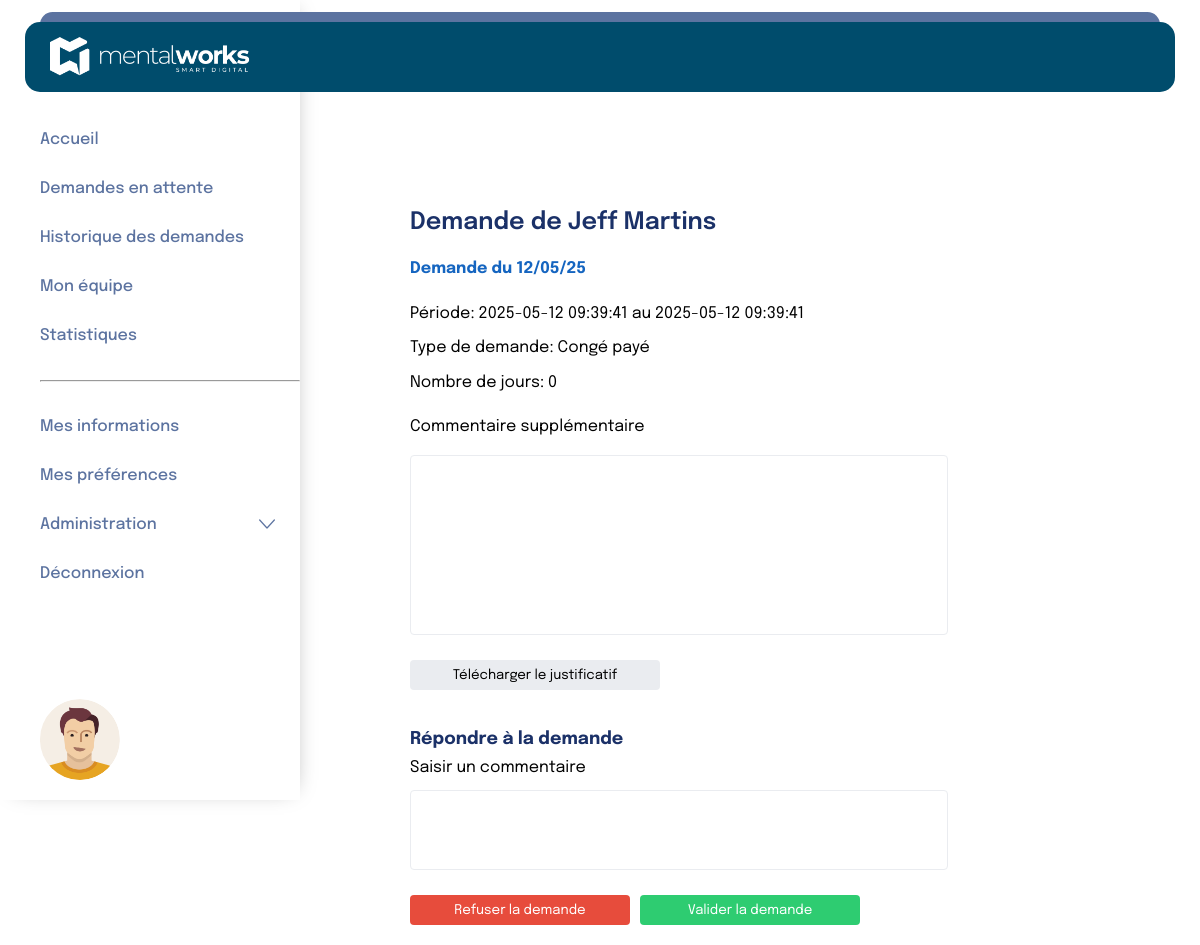
The app's page /pages/manager/consulterDemande.php?id=1 with its own data.
### tables this page shows
CREATE TABLE `request` (
  `id` int(11) NOT NULL,
  `request_type_id` int(11) NOT NULL,
  `collaborator_id` int(11) NOT NULL,
  `department_id` int(11) NOT NULL,
  `created_at` datetime NOT NULL,
  `start_at` datetime NOT NULL,
  `end_at` datetime NOT NULL,
  `period` int(11) NOT NULL,
  `receipt_file` blob DEFAULT NULL,
  `comment` text DEFAULT NULL,
  `answer_comment` text DEFAULT NULL,
  `answer` tinyint(1) DEFAULT NULL,
  `answer_at` datetime DEFAULT NULL
);

CREATE TABLE `person` (
  `id` int(11) NOT NULL,
  `last_name` varchar(100) NOT NULL,
  `first_name` varchar(100) NOT NULL,
  `manager_id` int(11) DEFAULT NULL,
  `department_id` int(11) NOT NULL,
  `position_id` int(11) NOT NULL,
  `alert_new_request` tinyint(1) NOT NULL DEFAULT 0,
  `alert_on_answer` tinyint(1) NOT NULL DEFAULT 0,
  `alert_before_vacation` tinyint(1) NOT NULL DEFAULT 0
);

CREATE TABLE `request_type` (
  `id` int(11) NOT NULL,
  `name` varchar(100) NOT NULL
);

### pages/manager/consulterDemande.php (the view, shortened to what this page needs)
<?php
include '../../includes/database.php';
$id = $_GET['id'];
$recupererInfos = $bdd->prepare("SELECT
    p.first_name,
    p.last_name,
    r.created_at AS date_demande,
    r.start_at AS date_debut,
    r.end_at AS date_fin,
    r.period,
    rt.name AS type_conge,
    r.comment AS commentaire
FROM
    request r
JOIN
    person p ON r.collaborator_id = p.id
JOIN
    request_type rt ON r.request_type_id = rt.id
WHERE
    r.id = :request_id;");
$recupererInfos->bindParam(':request_id', $id);
$recupererInfos->execute();
$infosDemandes = $recupererInfos->fetch(pdo::FETCH_ASSOC);
$date = new DateTime($infosDemandes['date_demande']);
$dateFormat = $date->format('d/m/y');
?>
<link rel="stylesheet" href="../../style.css">
<body>
    <?php include "../../includes/header2.php"; ?>
    <div class="flex">
        <?php include "../../includes/navBar/navBar2.php"; ?>
        <div class="containerDemandeDetail page">
            <section class="demandeDetailSection">
                <h2>Demande de <?php echo $infosDemandes['first_name'] . ' ' . $infosDemandes['last_name'] ?></h2>
                <b>
                    <p class="activeP">Demande du <?= $dateFormat ?></p>
                </b>
                <div class="parameter">
                    <p>Période: <?= $infosDemandes['date_debut'] . ' au ' . $infosDemandes['date_fin'] ?></p>
                    <p>Type de demande: <?= $infosDemandes['type_conge'] ?></p>
                    <p>Nombre de jours: <?= $infosDemandes['period'] ?></p>
                </div>
                <p>Commentaire supplémentaire</p>
                <textarea class="commentField1" readonly placeholder="<?= $infosDemandes["commentaire"] ?>"></textarea>
                <button class=" justifyButton">Télécharger le justificatif</button>
                <h3>Répondre à la demande</h3>
                <form method="POST" id="form-reponse">
                    <p>Saisir un commentaire</p>
                    <input class="commentField2" name="answer_comment" type="text">
                    <div class="actionButtons">
                        <button type="submit" name="action" value="refuser" class="refuseButton">Refuser la demande</button>
                        <button type="submit" name="action" value="valider" class="validateButton">Valider la demande</button>
                    </div>
                </form>
            </section>
        </div>
    </div>
</body>
</html>

### style.css (style rules this page uses)
* { margin: 0; padding: 0; box-sizing: border-box; }
html { margin: 0; }
body { margin: 0; padding: 0; font-family: "Epilogue"; }
:root { --color_btn: #004c6c; --color_title: #1b3168; --color_text: #000000; --color_btn_navbarre: #5c73a0; --color_href_a: rgba(0, 76, 108, 1); --gray: #637381; --border: #eaecf0; }
h2 { font-size: 24px; color: var(--color_title); font-weight: 600; padding: 40px 0 22px 0; }
h3 { font-size: 21px; }
p { font-size: 16px; line-height: 24.57px; }
input { border: none; outline: none; font-family: "Epilogue"; font-weight: 500; }
.page { flex: 1; padding: 150px 40px 0 350px; }
.flex { display: flex; }
.Container-newdemande input, select, textarea, button { width: 100%; padding: 10px; margin-top: 5px; border: 1px solid #ccc; border-radius: 5px; font-family: "Epilogue"; }
.containerDemandeDetail .demandeDetailSection { width: 75%; padding: 20px; }
.containerDemandeDetail .demandeDetailSection h2 { color: var(--color_title); }
.containerDemandeDetail .demandeDetailSection p { margin-bottom: 10px; }
.containerDemandeDetail .demandeDetailSection .activeP { color: #1565C0; }
.containerDemandeDetail .demandeDetailSection .parameter { padding: 10px 0; }
.containerDemandeDetail .demandeDetailSection h3 { margin-top: 20px; margin-bottom: 8px; font-size: 1.1rem; color: var(--color_title); }
.containerDemandeDetail .demandeDetailSection .justifyButton { background-color: var(--border); color: #000; padding: 8px 12px; border: none; border-radius: 4px; cursor: pointer; margin-bottom: 20px; width: 250px; }
.containerDemandeDetail .demandeDetailSection .commentField1 { width: 100%; min-height: 180px; padding: 8px 12px; border: 1px solid var(--border); border-radius: 4px; margin-bottom: 20px; resize: none; }
.containerDemandeDetail .demandeDetailSection .commentField2 { width: 100%; min-height: 80px; padding: 8px 12px; border: 1px solid var(--border); border-radius: 4px; margin-bottom: 20px; resize: none; }
.containerDemandeDetail .demandeDetailSection .actionButtons { display: flex; gap: 10px; width: 450px; }
.containerDemandeDetail .demandeDetailSection .refuseButton { background-color: #e74c3c; color: #fff; border: none; border-radius: 4px; padding: 8px 12px; cursor: pointer; }
.containerDemandeDetail .demandeDetailSection .validateButton { background-color: #2ecc71; color: #fff; border: none; border-radius: 4px; padding: 8px 12px; cursor: pointer; }
input[type="text"] { padding-left: 40px; }

### records on screen
request: collaborator.first_name "Jeff", collaborator.last_name "Martins", created_at "12/05/25", start_at "2025-05-12 09:39:41", end_at "2025-05-12 09:39:41", request_type.name "Congé payé", period "0"
